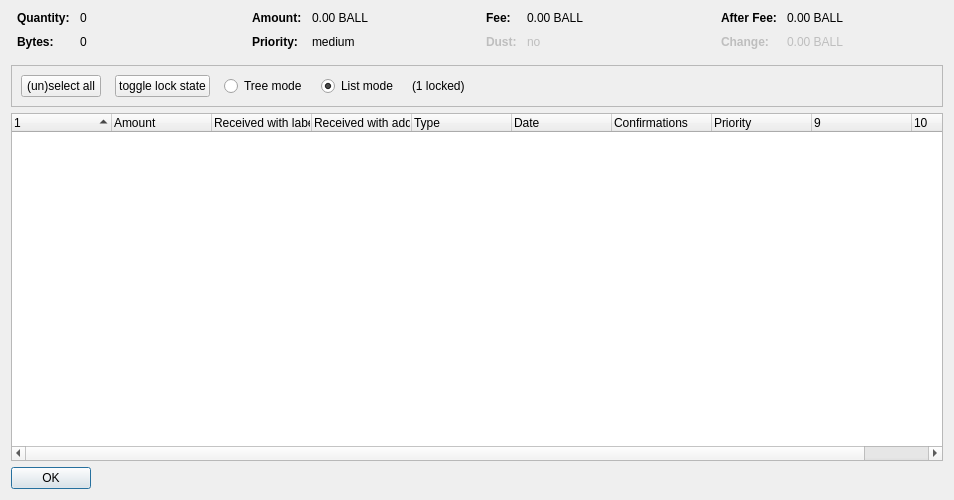
<?xml version="1.0" encoding="UTF-8"?>
<ui version="4.0">
 <class>CoinControlDialog</class>
 <widget class="QDialog" name="CoinControlDialog">
  <property name="geometry">
   <rect>
    <x>0</x>
    <y>0</y>
    <width>954</width>
    <height>500</height>
   </rect>
  </property>
  <property name="windowTitle">
   <string>Coin Selection</string>
  </property>
  <layout class="QVBoxLayout" name="verticalLayout">
   <item>
    <layout class="QHBoxLayout" name="horizontalLayoutTop" stretch="0,0,0,0">
     <property name="topMargin">
      <number>0</number>
     </property>
     <property name="bottomMargin">
      <number>10</number>
     </property>
     <item>
      <layout class="QFormLayout" name="formLayoutCoinControl1">
       <property name="horizontalSpacing">
        <number>10</number>
       </property>
       <property name="verticalSpacing">
        <number>10</number>
       </property>
       <property name="leftMargin">
        <number>6</number>
       </property>
       <property name="rightMargin">
        <number>6</number>
       </property>
       <item row="0" column="0">
        <widget class="QLabel" name="labelCoinControlQuantityText">
         <property name="font">
          <font>
           <weight>75</weight>
           <bold>true</bold>
          </font>
         </property>
         <property name="text">
          <string>Quantity:</string>
         </property>
        </widget>
       </item>
       <item row="0" column="1">
        <widget class="QLabel" name="labelCoinControlQuantity">
         <property name="cursor">
          <cursorShape>IBeamCursor</cursorShape>
         </property>
         <property name="contextMenuPolicy">
          <enum>Qt::ActionsContextMenu</enum>
         </property>
         <property name="text">
          <string notr="true">0</string>
         </property>
         <property name="textInteractionFlags">
          <set>Qt::LinksAccessibleByMouse|Qt::TextSelectableByKeyboard|Qt::TextSelectableByMouse</set>
         </property>
        </widget>
       </item>
       <item row="1" column="0">
        <widget class="QLabel" name="labelCoinControlBytesText">
         <property name="font">
          <font>
           <weight>75</weight>
           <bold>true</bold>
          </font>
         </property>
         <property name="text">
          <string>Bytes:</string>
         </property>
        </widget>
       </item>
       <item row="1" column="1">
        <widget class="QLabel" name="labelCoinControlBytes">
         <property name="cursor">
          <cursorShape>IBeamCursor</cursorShape>
         </property>
         <property name="contextMenuPolicy">
          <enum>Qt::ActionsContextMenu</enum>
         </property>
         <property name="text">
          <string notr="true">0</string>
         </property>
         <property name="textInteractionFlags">
          <set>Qt::LinksAccessibleByMouse|Qt::TextSelectableByKeyboard|Qt::TextSelectableByMouse</set>
         </property>
        </widget>
       </item>
      </layout>
     </item>
     <item>
      <layout class="QFormLayout" name="formLayoutCoinControl2">
       <property name="horizontalSpacing">
        <number>10</number>
       </property>
       <property name="verticalSpacing">
        <number>10</number>
       </property>
       <property name="leftMargin">
        <number>6</number>
       </property>
       <property name="rightMargin">
        <number>6</number>
       </property>
       <item row="0" column="0">
        <widget class="QLabel" name="labelCoinControlAmountText">
         <property name="font">
          <font>
           <weight>75</weight>
           <bold>true</bold>
          </font>
         </property>
         <property name="text">
          <string>Amount:</string>
         </property>
        </widget>
       </item>
       <item row="0" column="1">
        <widget class="QLabel" name="labelCoinControlAmount">
         <property name="cursor">
          <cursorShape>IBeamCursor</cursorShape>
         </property>
         <property name="contextMenuPolicy">
          <enum>Qt::ActionsContextMenu</enum>
         </property>
         <property name="text">
          <string notr="true">0.00 BALL</string>
         </property>
         <property name="textInteractionFlags">
          <set>Qt::LinksAccessibleByMouse|Qt::TextSelectableByKeyboard|Qt::TextSelectableByMouse</set>
         </property>
        </widget>
       </item>
       <item row="1" column="0">
        <widget class="QLabel" name="labelCoinControlPriorityText">
         <property name="font">
          <font>
           <weight>75</weight>
           <bold>true</bold>
          </font>
         </property>
         <property name="text">
          <string>Priority:</string>
         </property>
        </widget>
       </item>
       <item row="1" column="1">
        <widget class="QLabel" name="labelCoinControlPriority">
         <property name="cursor">
          <cursorShape>IBeamCursor</cursorShape>
         </property>
         <property name="contextMenuPolicy">
          <enum>Qt::ActionsContextMenu</enum>
         </property>
         <property name="text">
          <string>medium</string>
         </property>
         <property name="textInteractionFlags">
          <set>Qt::LinksAccessibleByMouse|Qt::TextSelectableByKeyboard|Qt::TextSelectableByMouse</set>
         </property>
        </widget>
       </item>
      </layout>
     </item>
     <item>
      <layout class="QFormLayout" name="formLayoutCoinControl3">
       <property name="horizontalSpacing">
        <number>10</number>
       </property>
       <property name="verticalSpacing">
        <number>10</number>
       </property>
       <property name="leftMargin">
        <number>6</number>
       </property>
       <property name="rightMargin">
        <number>6</number>
       </property>
       <item row="0" column="0">
        <widget class="QLabel" name="labelCoinControlFeeText">
         <property name="font">
          <font>
           <weight>75</weight>
           <bold>true</bold>
          </font>
         </property>
         <property name="text">
          <string>Fee:</string>
         </property>
        </widget>
       </item>
       <item row="0" column="1">
        <widget class="QLabel" name="labelCoinControlFee">
         <property name="cursor">
          <cursorShape>IBeamCursor</cursorShape>
         </property>
         <property name="contextMenuPolicy">
          <enum>Qt::ActionsContextMenu</enum>
         </property>
         <property name="text">
          <string notr="true">0.00 BALL</string>
         </property>
         <property name="textInteractionFlags">
          <set>Qt::LinksAccessibleByMouse|Qt::TextSelectableByKeyboard|Qt::TextSelectableByMouse</set>
         </property>
        </widget>
       </item>
       <item row="1" column="0">
        <widget class="QLabel" name="labelCoinControlLowOutputText">
         <property name="enabled">
          <bool>false</bool>
         </property>
         <property name="font">
          <font>
           <weight>75</weight>
           <bold>true</bold>
          </font>
         </property>
         <property name="text">
          <string>Dust:</string>
         </property>
        </widget>
       </item>
       <item row="1" column="1">
        <widget class="QLabel" name="labelCoinControlLowOutput">
         <property name="enabled">
          <bool>false</bool>
         </property>
         <property name="cursor">
          <cursorShape>IBeamCursor</cursorShape>
         </property>
         <property name="contextMenuPolicy">
          <enum>Qt::ActionsContextMenu</enum>
         </property>
         <property name="text">
          <string>no</string>
         </property>
         <property name="textInteractionFlags">
          <set>Qt::LinksAccessibleByMouse|Qt::TextSelectableByKeyboard|Qt::TextSelectableByMouse</set>
         </property>
        </widget>
       </item>
      </layout>
     </item>
     <item>
      <layout class="QFormLayout" name="formLayoutCoinControl4">
       <property name="horizontalSpacing">
        <number>10</number>
       </property>
       <property name="verticalSpacing">
        <number>10</number>
       </property>
       <property name="leftMargin">
        <number>6</number>
       </property>
       <property name="rightMargin">
        <number>6</number>
       </property>
       <item row="0" column="0">
        <widget class="QLabel" name="labelCoinControlAfterFeeText">
         <property name="font">
          <font>
           <weight>75</weight>
           <bold>true</bold>
          </font>
         </property>
         <property name="text">
          <string>After Fee:</string>
         </property>
        </widget>
       </item>
       <item row="0" column="1">
        <widget class="QLabel" name="labelCoinControlAfterFee">
         <property name="cursor">
          <cursorShape>IBeamCursor</cursorShape>
         </property>
         <property name="contextMenuPolicy">
          <enum>Qt::ActionsContextMenu</enum>
         </property>
         <property name="text">
          <string notr="true">0.00 BALL</string>
         </property>
         <property name="textInteractionFlags">
          <set>Qt::LinksAccessibleByMouse|Qt::TextSelectableByKeyboard|Qt::TextSelectableByMouse</set>
         </property>
        </widget>
       </item>
       <item row="1" column="0">
        <widget class="QLabel" name="labelCoinControlChangeText">
         <property name="enabled">
          <bool>false</bool>
         </property>
         <property name="font">
          <font>
           <weight>75</weight>
           <bold>true</bold>
          </font>
         </property>
         <property name="text">
          <string>Change:</string>
         </property>
        </widget>
       </item>
       <item row="1" column="1">
        <widget class="QLabel" name="labelCoinControlChange">
         <property name="enabled">
          <bool>false</bool>
         </property>
         <property name="cursor">
          <cursorShape>IBeamCursor</cursorShape>
         </property>
         <property name="contextMenuPolicy">
          <enum>Qt::ActionsContextMenu</enum>
         </property>
         <property name="text">
          <string notr="true">0.00 BALL</string>
         </property>
         <property name="textInteractionFlags">
          <set>Qt::LinksAccessibleByMouse|Qt::TextSelectableByKeyboard|Qt::TextSelectableByMouse</set>
         </property>
        </widget>
       </item>
      </layout>
     </item>
    </layout>
   </item>
   <item>
    <widget class="QFrame" name="frame">
     <property name="minimumSize">
      <size>
       <width>0</width>
       <height>40</height>
      </size>
     </property>
     <property name="frameShape">
      <enum>QFrame::StyledPanel</enum>
     </property>
     <property name="frameShadow">
      <enum>QFrame::Sunken</enum>
     </property>
     <layout class="QHBoxLayout" name="horizontalLayout">
      <item>
       <layout class="QHBoxLayout" name="horizontalLayoutPanel" stretch="0,0,0,0,0,0">
        <property name="spacing">
         <number>14</number>
        </property>
        <item>
         <widget class="QPushButton" name="pushButtonSelectAll">
          <property name="sizePolicy">
           <sizepolicy hsizetype="Maximum" vsizetype="Fixed">
            <horstretch>0</horstretch>
            <verstretch>0</verstretch>
           </sizepolicy>
          </property>
          <property name="text">
           <string>(un)select all</string>
          </property>
          <property name="autoDefault">
           <bool>false</bool>
          </property>
         </widget>
        </item>
        <item>
         <widget class="QPushButton" name="pushButtonToggleLock">
          <property name="sizePolicy">
           <sizepolicy hsizetype="Maximum" vsizetype="Fixed">
            <horstretch>0</horstretch>
            <verstretch>0</verstretch>
           </sizepolicy>
          </property>
          <property name="text">
           <string>toggle lock state</string>
          </property>
          <property name="autoDefault">
           <bool>false</bool>
          </property>
         </widget>
        </item>
        <item>
         <widget class="QRadioButton" name="radioTreeMode">
          <property name="sizePolicy">
           <sizepolicy hsizetype="Maximum" vsizetype="Fixed">
            <horstretch>0</horstretch>
            <verstretch>0</verstretch>
           </sizepolicy>
          </property>
          <property name="text">
           <string>Tree mode</string>
          </property>
         </widget>
        </item>
        <item>
         <widget class="QRadioButton" name="radioListMode">
          <property name="sizePolicy">
           <sizepolicy hsizetype="Maximum" vsizetype="Fixed">
            <horstretch>0</horstretch>
            <verstretch>0</verstretch>
           </sizepolicy>
          </property>
          <property name="text">
           <string>List mode</string>
          </property>
          <property name="checked">
           <bool>true</bool>
          </property>
         </widget>
        </item>
        <item>
         <widget class="QLabel" name="labelLocked">
          <property name="text">
           <string>(1 locked)</string>
          </property>
         </widget>
        </item>
        <item>
         <spacer name="horizontalSpacer">
          <property name="orientation">
           <enum>Qt::Horizontal</enum>
          </property>
          <property name="sizeHint" stdset="0">
           <size>
            <width>40</width>
            <height>20</height>
           </size>
          </property>
         </spacer>
        </item>
       </layout>
      </item>
     </layout>
    </widget>
   </item>
   <item>
    <widget class="CoinControlTreeWidget" name="treeWidget">
     <property name="contextMenuPolicy">
      <enum>Qt::CustomContextMenu</enum>
     </property>
     <property name="sortingEnabled">
      <bool>false</bool>
     </property>
     <property name="columnCount">
      <number>10</number>
     </property>
     <attribute name="headerShowSortIndicator" stdset="0">
      <bool>true</bool>
     </attribute>
     <attribute name="headerStretchLastSection">
      <bool>false</bool>
     </attribute>
     <column>
      <property name="text">
       <string/>
      </property>
     </column>
     <column>
      <property name="text">
       <string>Amount</string>
      </property>
     </column>
     <column>
      <property name="text">
       <string>Received with label</string>
      </property>
     </column>
     <column>
      <property name="text">
       <string>Received with address</string>
      </property>
     </column>
     <column>
      <property name="text">
       <string>Type</string>
      </property>
     </column>
     <column>
      <property name="text">
       <string>Date</string>
      </property>
     </column>
     <column>
      <property name="text">
       <string>Confirmations</string>
      </property>
      <property name="toolTip">
       <string>Confirmed</string>
      </property>
     </column>
     <column>
      <property name="text">
       <string>Priority</string>
      </property>
     </column>
     <column>
      <property name="text">
       <string/>
      </property>
     </column>
     <column>
      <property name="text">
       <string/>
      </property>
     </column>
    </widget>
   </item>
   <item>
    <widget class="QDialogButtonBox" name="buttonBox">
     <property name="sizePolicy">
      <sizepolicy hsizetype="Maximum" vsizetype="Fixed">
       <horstretch>0</horstretch>
       <verstretch>0</verstretch>
      </sizepolicy>
     </property>
     <property name="orientation">
      <enum>Qt::Horizontal</enum>
     </property>
     <property name="standardButtons">
      <set>QDialogButtonBox::Ok</set>
     </property>
    </widget>
   </item>
  </layout>
 </widget>
 <customwidgets>
  <customwidget>
   <class>CoinControlTreeWidget</class>
   <extends>QTreeWidget</extends>
   <header>coincontroltreewidget.h</header>
  </customwidget>
 </customwidgets>
 <resources/>
 <connections/>
</ui>
